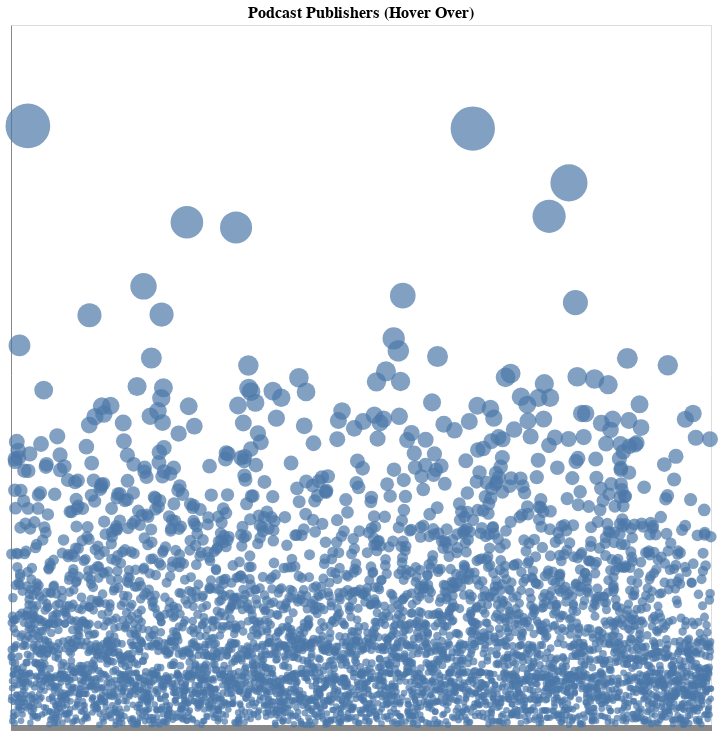

The code cell stored with this chart in its notebook:
### Code cell
import altair as alt
import pandas as pd
import numpy as np

# Create a scatter plot with circles to represent the categorical table
circle_table = alt.Chart(df_pub.sample(5000)).mark_circle().encode(
    x=alt.X('publisher:O', axis=alt.Axis(labels=False, title='')),
    y=alt.Y('Number of Episodes Jitter:Q', scale=alt.Scale(type='log'), axis=alt.Axis(labels=False, title='')),
    size=alt.Size('CircleSize:Q', scale=alt.Scale(range=[5, 2000]), legend=None),  # Adjust size range as needed
    #color=alt.Color('publisher:N', legend=None),
    color=alt.Color(scale=alt.Scale(scheme='blueorange-8')),
    tooltip=['publisher:N', 'Number of Episodes:Q','Number of Shows:Q']  # Add a tooltip with 'Category' and 'Value'
).properties(
    width=700,
    height=700,
    title='Podcast Publishers (Hover Over)'
).configure_title(
    fontSize=16,
    anchor='middle'
).configure_axis(
    grid=False  # Remove gridlines
).configure_axisY(
    ticks=False
)

circle_table

### Figure 1 — Vega-Lite specification as saved in the notebook (floating-point values rounded to 4 significant figures; data arrays with more than 128 entries replaced by an {"elided": "..."} marker saying what was removed)
{"config": {"view": {"continuousWidth": 300, "continuousHeight": 300}, "axis": {"grid": false}, "axisY": {"ticks": false}, "title": {"anchor": "middle", "fontSize": 16}}, "data": {"name": "data-276006dbcd8bda9eacd4be7e473007a3"}, "mark": {"type": "circle"}, "encoding": {"color": {"scale": {"scheme": "blueorange-8"}}, "size": {"field": "CircleSize", "legend": null, "scale": {"range": [5, 2000]}, "type": "quantitative"}, "tooltip": [{"field": "publisher", "type": "nominal"}, {"field": "Number of Episodes", "type": "quantitative"}, {"field": "Number of Shows", "type": "quantitative"}], "x": {"axis": {"labels": false, "title": ""}, "field": "publisher", "type": "ordinal"}, "y": {"axis": {"labels": false, "title": ""}, "field": "Number of Episodes Jitter", "scale": {"type": "log"}, "type": "quantitative"}}, "height": 700, "title": "Podcast Publishers (Hover Over)", "width": 700, "$schema": "https://vega.github.io/schema/vega-lite/v5.15.1.json", "datasets": {"data-276006dbcd8bda9eacd4be7e473007a3": {"elided": "5000 records"}}}
